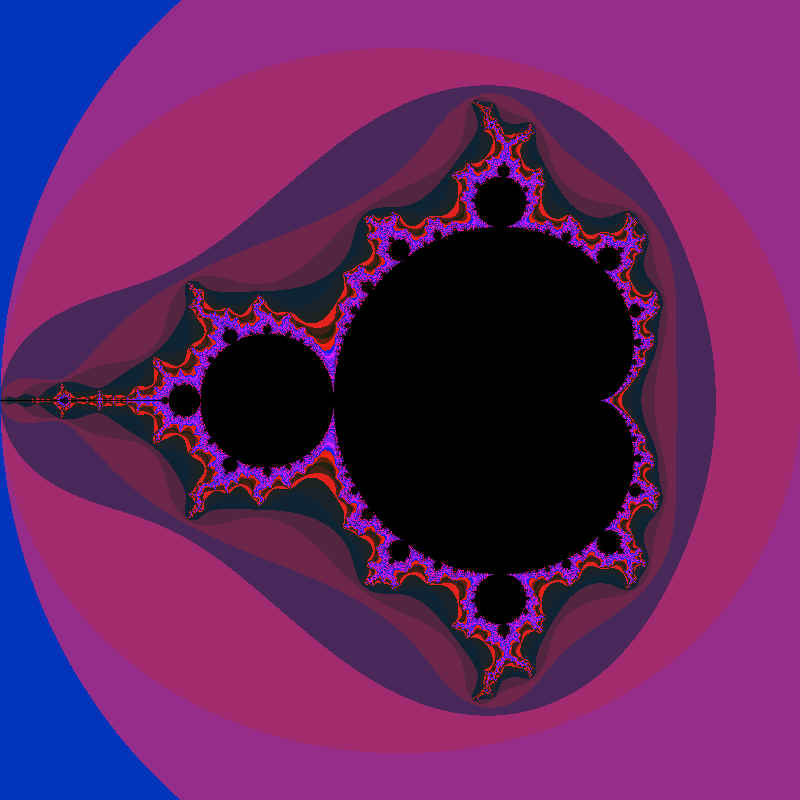

This chart was generated by the following Python code:
from PIL import Image #image writing
from numba import prange, njit #parallelization
from math import log10
import numpy as np

#globals
IMG_WIDTH = 800
IMG_HEIGHT = 800
CHANNELS = 3
MAX_ITERATIONS = 1000

#the bounds of where the Mandelbrot set lies mathematically
x_start = -2.0
x_stop = 1.0
y_start = -1.5
y_stop = 1.5

#proportionally maps a value from one range to another, ex: (0.5 from [0 to 1] to [0 to 100]) = 50
#useful for remapping a value in a mathematical range to where it proportionally belongs as a pixel
@njit
def remap(x, in_range, out_range):
    return out_range[0] + (x - in_range[0]) * (out_range[1] - out_range[0]) / (in_range[1] - in_range[0])

@njit
def colorize(i):
    grayscale = abs((log10(i)/log10(MAX_ITERATIONS) * 255)-255)
    return (grayscale**2, grayscale * 0.2, grayscale ** 1.1)

@njit(parallel=True)
def mandelbrot():
    img_array = np.zeros((IMG_WIDTH, IMG_HEIGHT, 3), dtype=np.uint8)

    for x in prange(IMG_WIDTH): #using "prange" allows all of the outer loops to run simultaneously
        for y in range(IMG_HEIGHT):
            c = complex( 
                remap(x, [0,IMG_WIDTH], [x_start,x_stop]), 
                remap(y, [0,IMG_HEIGHT], [y_start,y_stop]) 
            )
            z = 0

            for i in range(MAX_ITERATIONS):
                if abs(z) > 2:
                    img_array[y, x] = colorize(i)
                    break
                z = z**2 + c
    return img_array

img = Image.fromarray(mandelbrot(), 'RGB')
img.save("mandelbrot.png")


